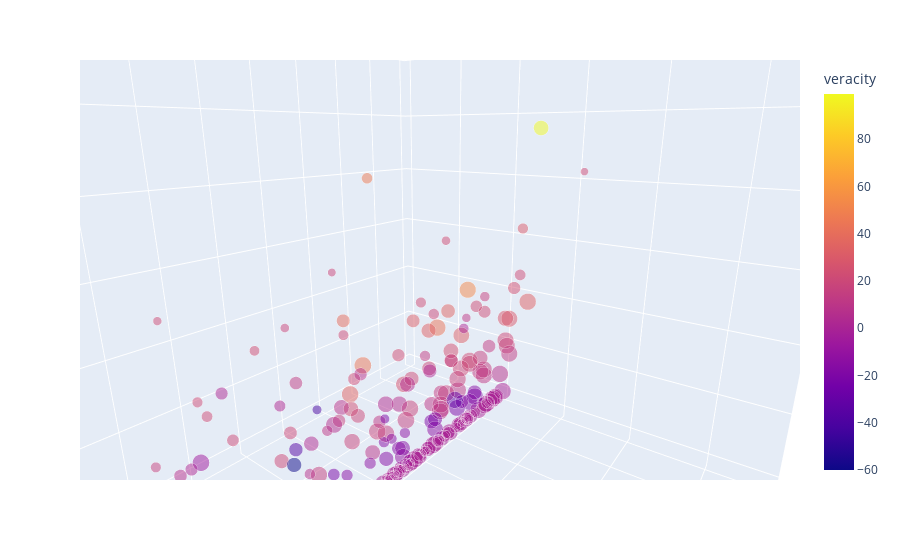

The notebook cell saved with this chart:
### Markdown cell above
### This one shows Date Posted vs PowellScore & PowellPositive Variables of California Oval reports.

### Code cell
import plotly.express as px
from plotly.offline import init_notebook_mode, iplot
init_notebook_mode(connected=True)

# graph
fig = px.scatter_3d(df2, x='date posted', y='PowellScore', z='PowellPositive',
              color='veracity',
              size = 'comment_length',
              hover_name = 'city',
              hover_data=['city','state','comments'],              
              opacity=0.5,
              size_max=17
                   )
fig.show()

### Figure 1 — Plotly figure (JSON) as saved in the notebook; plotly's stock layout.template omitted (floating-point values rounded to 4 significant figures; data arrays with more than 128 entries replaced by an {"elided": "..."} marker saying what was removed)
{"data": [{"customdata": {"elided": "388x3 str values"}, "hovertemplate": "<b>%{hovertext}</b><br><br>date posted=%{x}<br>PowellScore=%{y}<br>PowellPositive=%{z}<br>comment_length=%{marker.size}<br>city=%{customdata[0]}<br>state=%{customdata[1]}<br>comments=%{customdata[2]}<br>veracity=%{marker.color}<extra></extra>", "hovertext": {"elided": "388 str values"}, "legendgroup": "", "marker": {"color": {"elided": "388 float values"}, "coloraxis": "coloraxis", "opacity": 0.5, "size": {"elided": "388 int values"}, "sizemode": "area", "sizeref": 0.519, "symbol": "circle"}, "mode": "markers", "name": "", "scene": "scene", "showlegend": false, "x": {"elided": "388 str values"}, "y": {"elided": "388 float values"}, "z": {"elided": "388 float values"}, "type": "scatter3d"}], "layout": {"scene": {"domain": {"x": [0, 1], "y": [0, 1]}, "xaxis": {"title": {"text": "date posted"}, "type": "date"}, "yaxis": {"title": {"text": "PowellScore"}, "type": "linear"}, "zaxis": {"title": {"text": "PowellPositive"}, "type": "linear"}, "aspectratio": {"x": 1, "y": 1, "z": 1}, "aspectmode": "auto", "camera": {"up": {"x": 0, "y": 0, "z": 1}, "center": {"x": 0, "y": 0, "z": 0}, "eye": {"x": 0.6393, "y": 0.4815, "z": 0.2179}, "projection": {"type": "perspective"}}}, "coloraxis": {"colorbar": {"title": {"text": "veracity"}}, "colorscale": [[0, "#0d0887"], [0.1111, "#46039f"], [0.2222, "#7201a8"], [0.3333, "#9c179e"], [0.4444, "#bd3786"], [0.5556, "#d8576b"], [0.6667, "#ed7953"], [0.7778, "#fb9f3a"], [0.8889, "#fdca26"], [1, "#f0f921"]]}, "legend": {"tracegroupgap": 0, "itemsizing": "constant"}, "margin": {"t": 60}, "autosize": true}}
